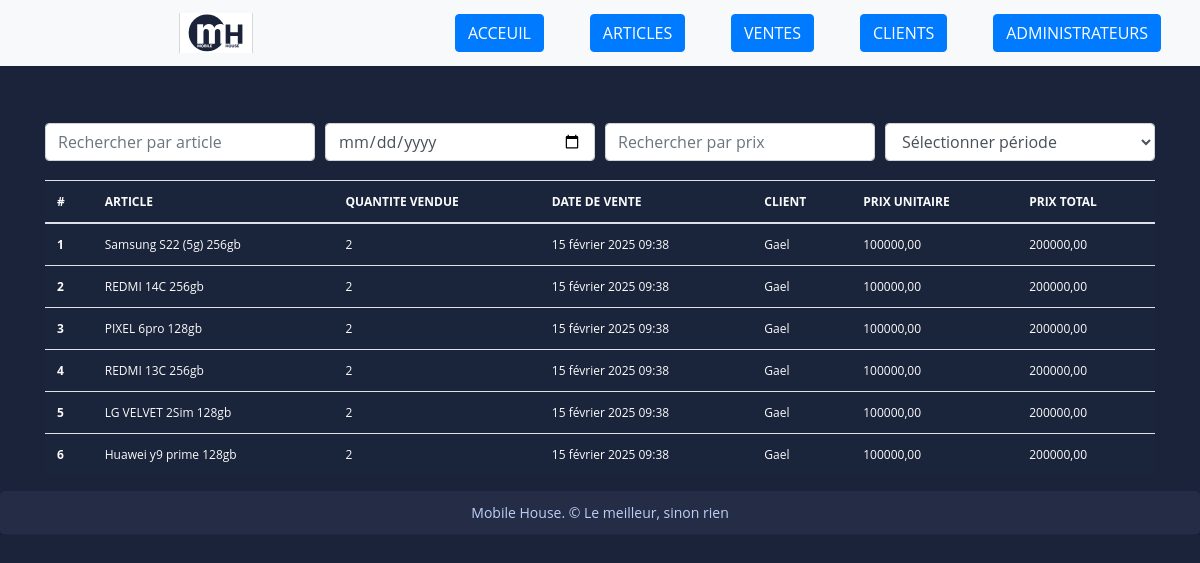
Page /sales_summary_list on the earlier database version.
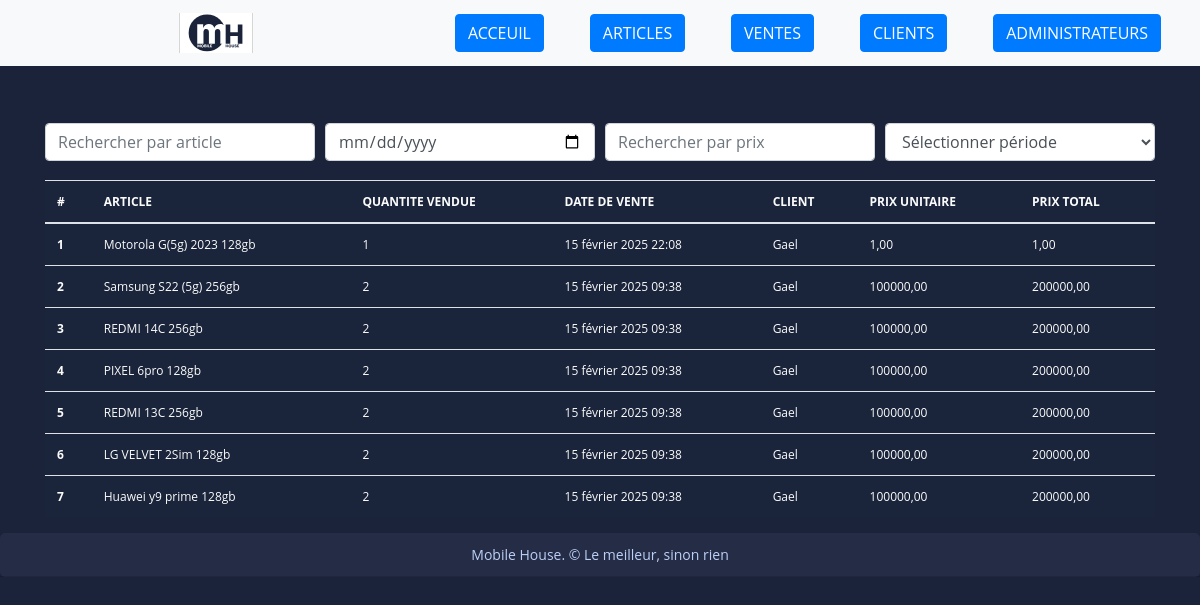
Same page on the later database version.
### fact_app/models.py (models this page shows, shortened)
class Customer(models.Model):
    SEX_TYPES = (
        ('M', 'Male'),
        ('F', 'Female'),
    )
    name = models.CharField(max_length=132)
    email = models.EmailField()
    phone = models.CharField(max_length=132)
    address = models.CharField(max_length=132)
    sex = models.CharField(max_length=1, choices=SEX_TYPES)
    age = models.CharField(max_length=12)
    city = models.CharField(max_length=32)
    zip_code = models.CharField(max_length=32)
    created_date = models.DateTimeField(auto_now_add=True)
    save_by = models.ForeignKey(User, on_delete=models.PROTECT)
    class Meta:
        verbose_name = "Customer"
        verbose_name_plural = "Customers"

class Article(models.Model):
    name = models.CharField(max_length=132)
    stock = models.PositiveIntegerField()
    created_at = models.DateTimeField(auto_now_add=True)
    is_active = models.BooleanField(default=True)
    class Meta:
        verbose_name = "Article"
        verbose_name_plural = "Articles"

class Invoice(models.Model):
    INVOICE_TYPE = (
        ('R', 'RECU'),
        ('F', 'FACTURE')
    )
    customer = models.ForeignKey(Customer, null=True, blank=True, on_delete=models.PROTECT)
    save_by = models.ForeignKey(User, on_delete=models.PROTECT)
    invoice_date_time = models.DateTimeField(auto_now_add=True)
    last_updated_date = models.DateTimeField(null=True)
    paid = models.BooleanField(default=True)
    invoice_type = models.CharField(max_length=1, choices=INVOICE_TYPE)
    comments = models.TextField(null=True, max_length=1000, blank=True)
    class Meta:
        verbose_name = "Invoice"
        verbose_name_plural = "Invoices"

class InvoiceItem(models.Model):
    invoice = models.ForeignKey(Invoice, null=True, blank=True, on_delete=models.SET_NULL, related_name="invoice_items")
    article = models.ForeignKey(Article, null=True, blank=True, on_delete=models.SET_NULL)
    unit_price = models.DecimalField(max_digits=10, decimal_places=2)
    quantity = models.PositiveIntegerField()
    @property
    def total_price(self):
        return self.quantity * self.unit_price

### fact_app/views.py (the view)
# urls.py: path('sales_summary_list', views.sales_summary, name='sales-summary-list'),
def sales_summary(request):
    sales_data = []
    invoice_items = InvoiceItem.objects.all().order_by('-invoice__invoice_date_time')
    for item in invoice_items:
        sales_data.append({
            'article_name': item.article.name,
            'quantity_sold': item.quantity,
            'sale_date': item.invoice.invoice_date_time,
            'customer_name': item.invoice.customer.name,
            'unit_price': item.unit_price,
            'total_price': item.total_price,
        })
    context = {
        'sales_data': sales_data
    }
    return render(request, 'sales_summary_list.html', context)

### templates/sales_summary_list.html (shortened to what this page needs)
{% extends "base.html" %}
{% load static %}
{% block content %}
<br><br>
<div class="form-row">
    <div class="col-md-3">
        <input id="search_article" class="form-control" type="text" placeholder="Rechercher par article">
    </div>
    <div class="col-md-3">
        <input id="search_date" class="form-control" type="date">
    </div>
    <div class="col-md-3">
        <input id="search_price" class="form-control" type="number" step="0.01" placeholder="Rechercher par prix">
    </div>
    <div class="col-md-3">
        <select id="search_period" class="form-control">
            <option value="">Sélectionner période</option>
        </select>
    </div>
</div>
<br>
<div>
    <table class="table table-striped-columns">
        <thead>
            <tr>
                <th scope="col">#</th>
                <th scope="col">ARTICLE</th>
                <th scope="col">QUANTITE VENDUE</th>
                <th scope="col">DATE DE VENTE</th>
                <th scope="col">CLIENT</th>
                <th scope="col">PRIX UNITAIRE</th>
                <th scope="col">PRIX TOTAL</th>
            </tr>
        </thead>
        <tbody id="myTable">
            {% if sales_data %}
            {% for sale in sales_data %}
            <tr>
                <th scope="row">{{ forloop.counter }}</th>
                <td class="article">{{ sale.article_name }}</td>
                <td class="quantity">{{ sale.quantity_sold }}</td>
                <td class="date" data-date="{{ sale.sale_date }}">{{ sale.sale_date }}</td>
                <td class="customer">{{ sale.customer_name }}</td>
                <td class="unit_price">{{ sale.unit_price }}</td>
                <td class="total_price">{{ sale.total_price }}</td>
            </tr>
            {% endfor %}
            {% else %}
            <tr>
                <td colspan="7" class="text-center">Aucune vente trouvée.</td>
            </tr>
            {% endif %}
        </tbody>
    </table>
</div>
{% endblock %}

Differences in the rows shown:
now on this page (row edited): Article: article_name "Motorola G(5g) 2023 128gb"
added Invoice: sale_date "15 février 2025 22:08"
added InvoiceItem: unit_price "1,00"
Other differences:
new list line: "1 1 1,00"
new list line: "Gael"
